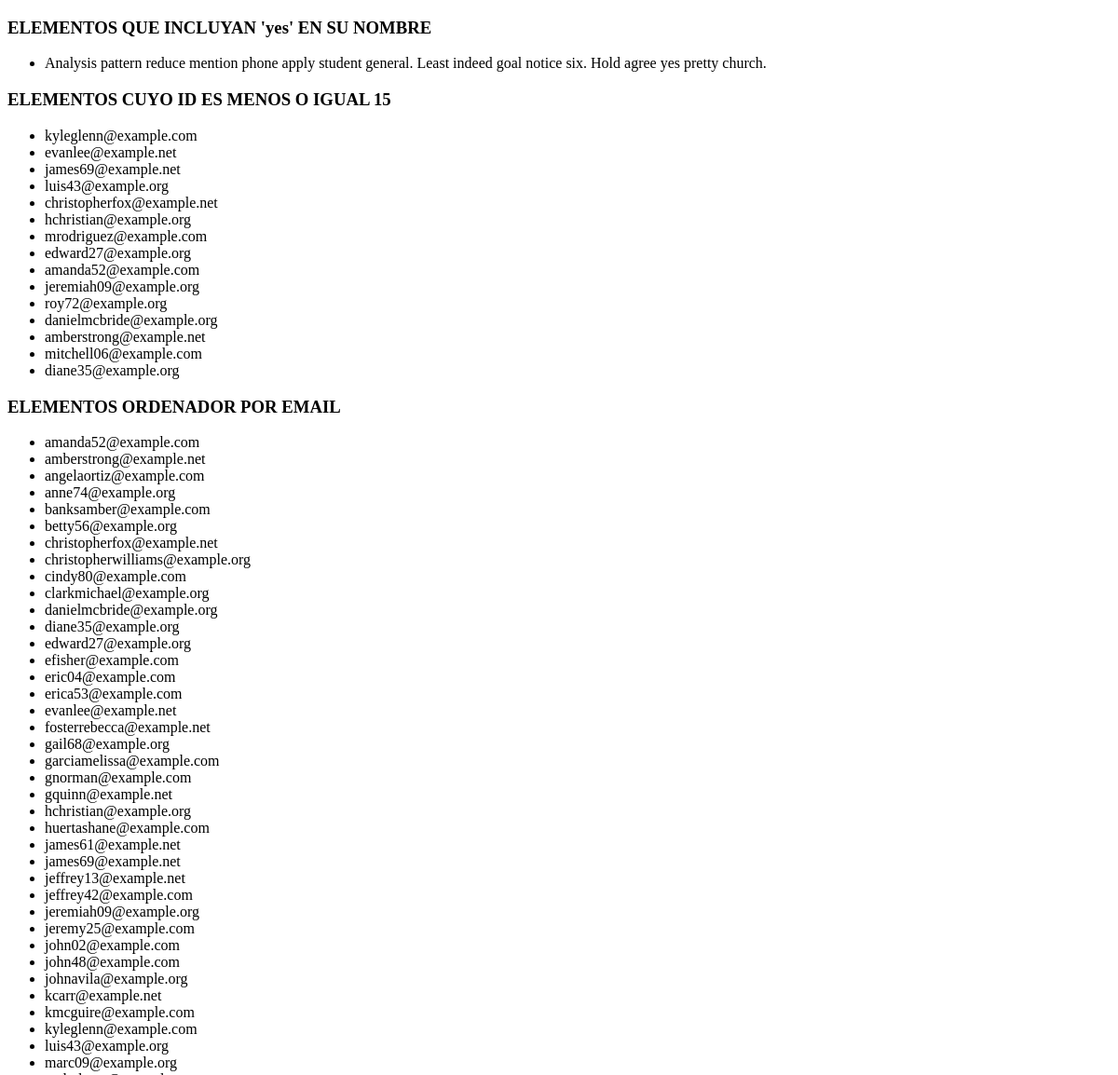
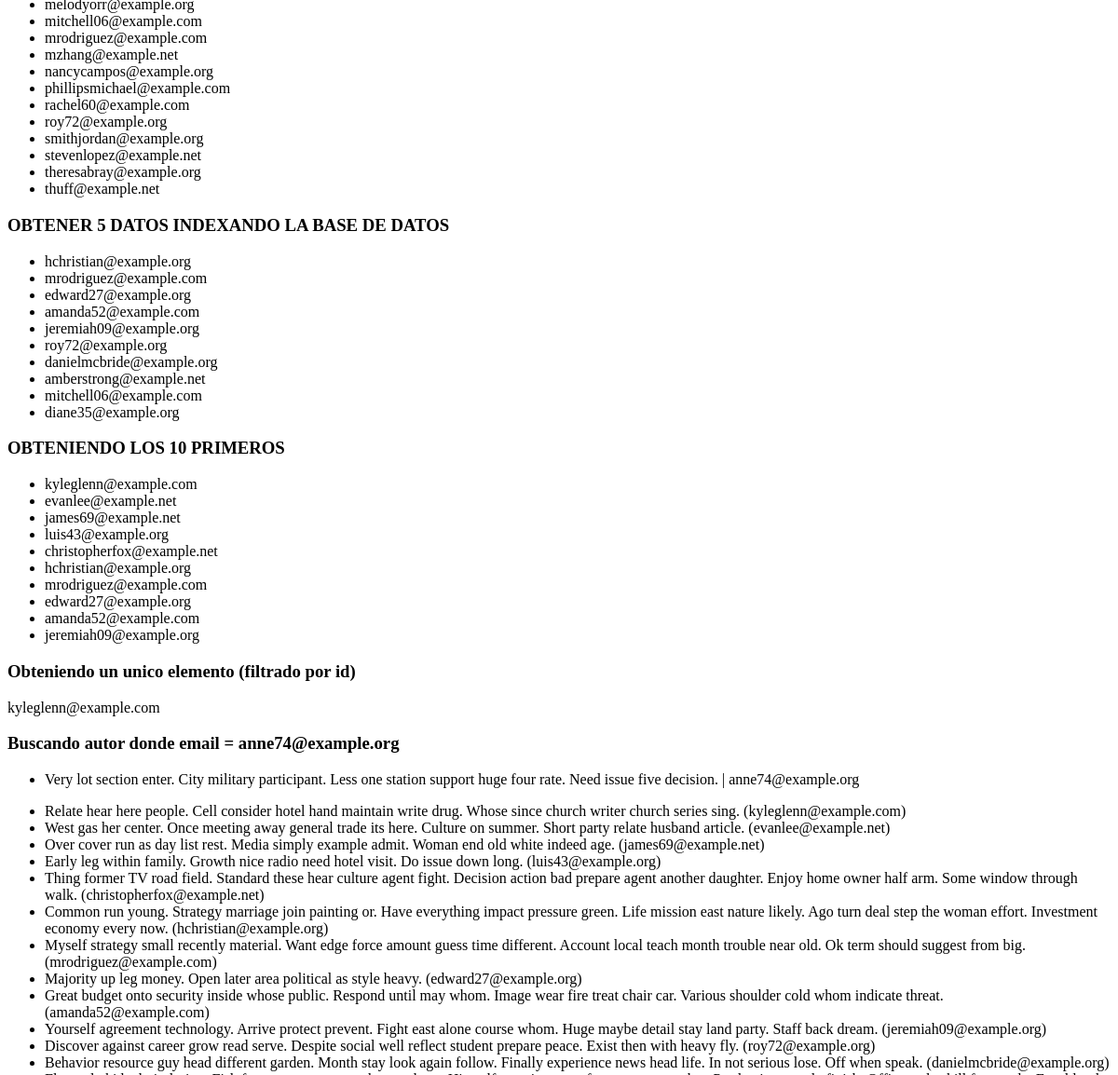
/post/queries/ (upper part), run on an earlier commit of the app's database (2 pictures, top to bottom).
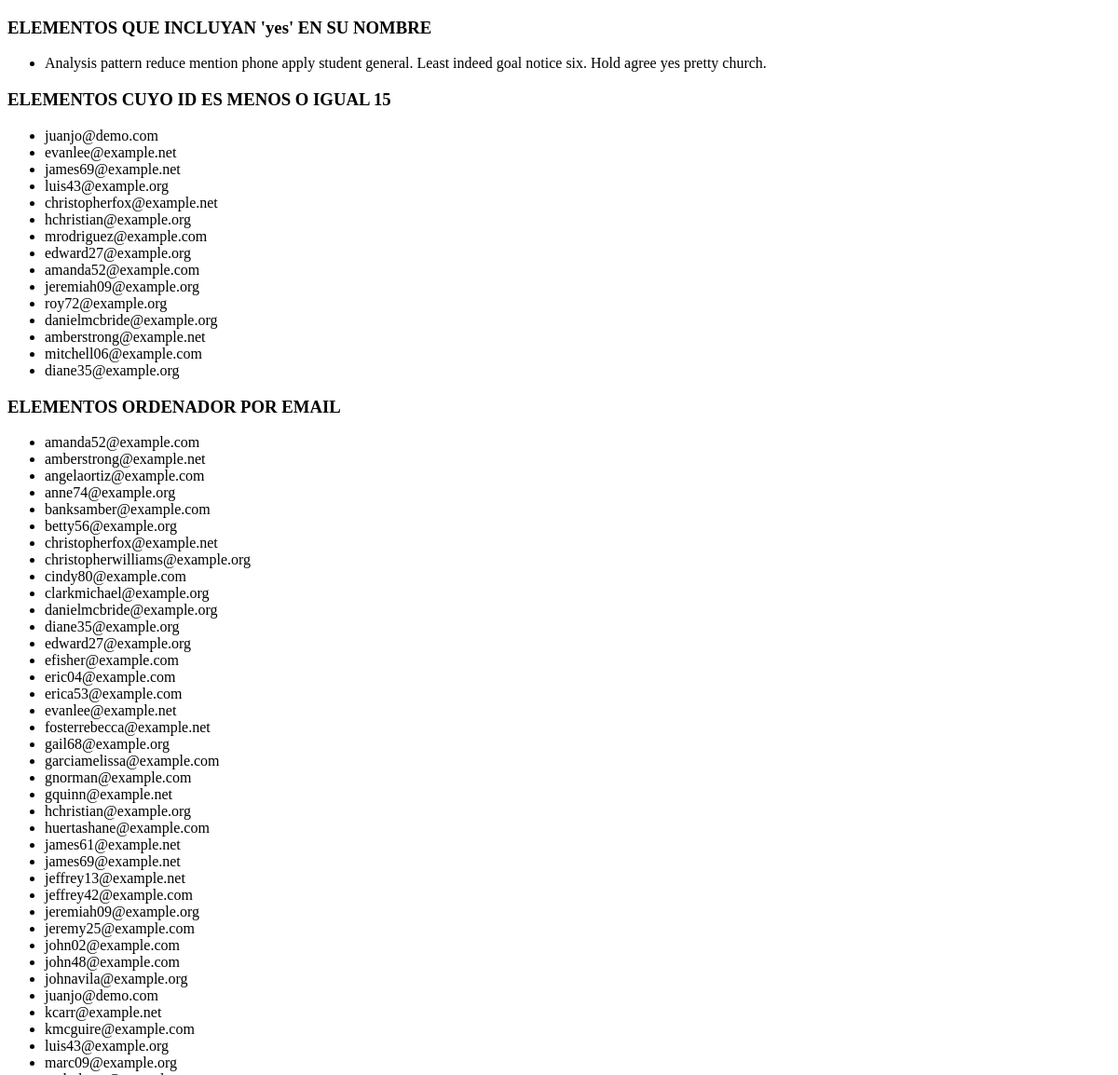
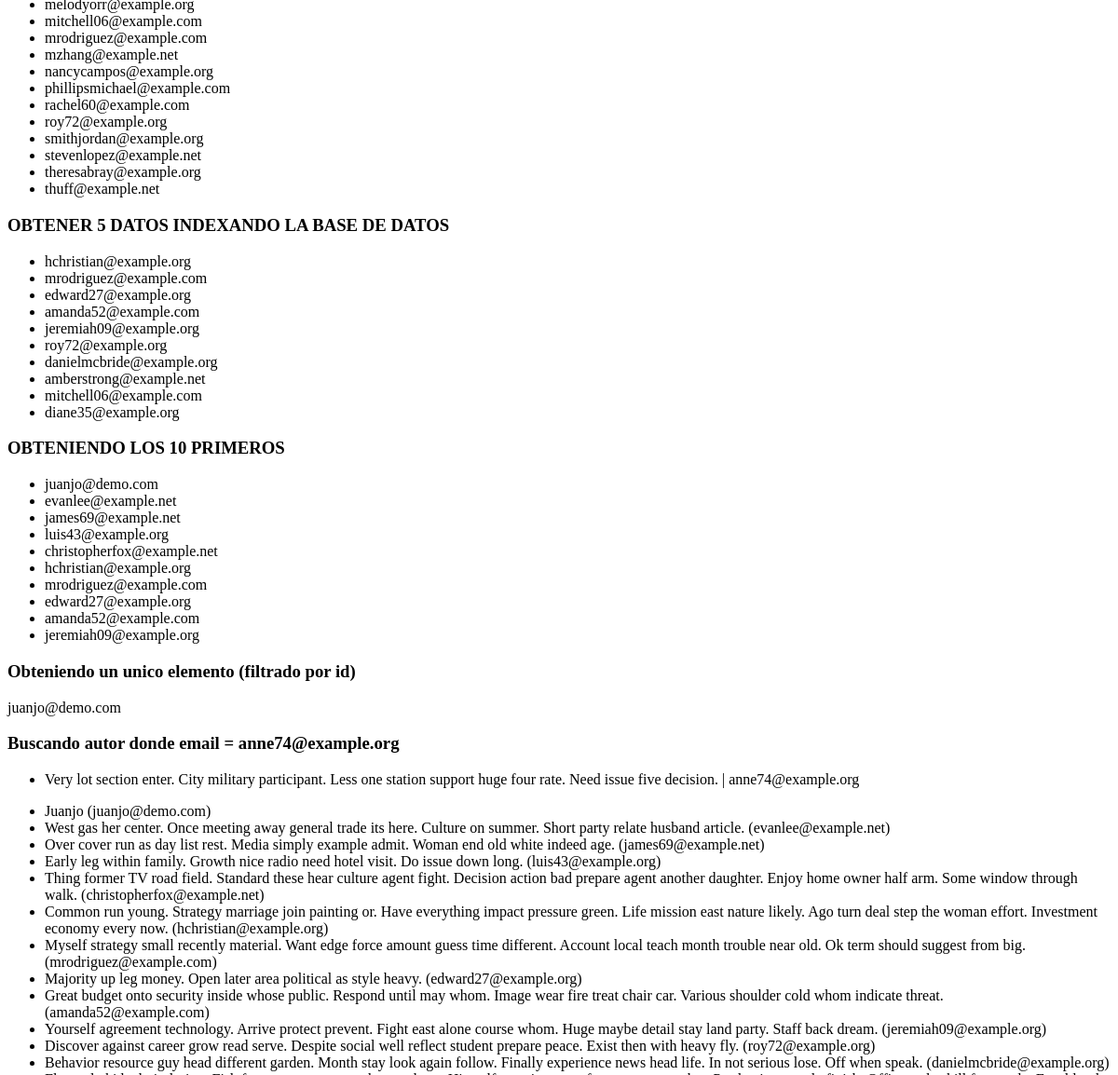
And on a later commit of the database (2 pictures, top to bottom).
### post/models.py (models this page shows, shortened)
class Autor(models.Model):
    name= models.CharField(max_length=200)
    email = models.EmailField()

### post/views.py (the view)
# urls.py: path('queries/', views.queries, name='queries'),
def queries(request):
    autores = Autor.objects.all()
    autores_filtrados = Autor.objects.filter(email='anne74@example.org')
    autor = Autor.objects.get(id=1)
    limit = Autor.objects.all()[:10]
    offsets = Autor.objects.all()[5:15]
    orden = Autor.objects.all().order_by('email')
    filtrados = Autor.objects.filter(id__lte=15)
    palabra_clave = Autor.objects.filter(name__contains='yes')
    return render(request, 'post/queries.html', {'autores': autores, 'autores_filtrados': autores_filtrados, 'autor': autor, 'limit': limit, 'offsets': offsets, 'orden': orden, 'filtrados': filtrados, 'palabra_clave': palabra_clave })

### templates/post/queries.html (shortened to what this page needs)
<!DOCTYPE html>
<html lang="en">
<head>
</head>
<body>
    <h3>ELEMENTOS QUE INCLUYAN 'yes' EN SU NOMBRE</h3>
    <ul>{%for s in palabra_clave%}
        <li>{{s.name}}</li>
        {%endfor%}
    </ul>
    <h3>ELEMENTOS CUYO ID ES MENOS O IGUAL 15</h3>
    <ul>{%for s in filtrados%}
        <li>{{s.email}}</li>
        {%endfor%}
    </ul>
    <h3>ELEMENTOS ORDENADOR POR EMAIL</h3>
    <ul>{%for n in orden%}
        <li>{{n.email}}</li>
        {%endfor%}
    </ul>
    <h3>OBTENER  5 DATOS INDEXANDO LA BASE DE DATOS</h3>
    <ul>{%for valor in offsets%}
        <li>{{valor.email}}</li>
        {%endfor%}
    </ul>
    <h3>OBTENIENDO LOS 10 PRIMEROS</h3>
    <ul>{%for var in limit%}
        <li>{{var.email}}</li>
        {%endfor%}
    </ul>
    <h3>Obteniendo un unico elemento (filtrado por id)</h3>
    <p>{{autor.email}}</p>
    <h3>Buscando autor donde email = anne74@example.org</h3>
    <ul>
        {%for i in autores_filtrados%}
        <li> {{i.name}} | {{i.email}}</li>
        {%endfor%}
    </ul>
    <ul>
        {%for autor in autores%}
        <li>{{autor.name}} ({{autor.email}})</li>
        {%endfor%}
    </ul>
</body>
</html>

What changed in the data, as far as the page shows it:
removed Autor: email "kyleglenn@example.com", name "Relate hear here people. Cell consider hotel hand maintain write drug. Whose since church writer church series sing."
added Autor: email "juanjo@demo.com", name "Juanjo"
